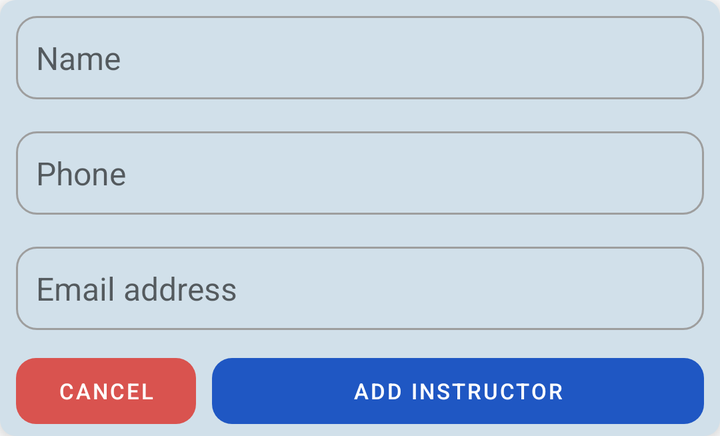
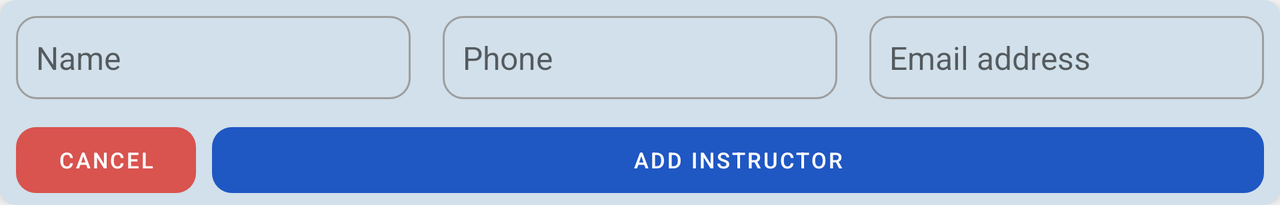

Two renders of one Android screen. The first uses the default layout on a phone; the second uses the alternative layout the repository ships for a different screen configuration, on a matching device. The two XML files are below.
<!-- AndroidManifest.xml: application theme Theme.StudentScheduler -->
<!-- res/layout/add_instructor.xml -->
<?xml version="1.0" encoding="utf-8"?>

<LinearLayout xmlns:android="http://schemas.android.com/apk/res/android"
    xmlns:app="http://schemas.android.com/apk/res-auto"
    android:id="@+id/lyt_add_instructor"
    android:layout_width="match_parent"
    android:layout_height="wrap_content"
    android:background="@drawable/rounded_8"
    android:backgroundTint="#D1E0EA"
    android:orientation="vertical"
    android:translationZ="5dp"
    android:visibility="visible">

    <EditText
        android:id="@+id/et_iname"
        android:layout_width="match_parent"
        android:layout_height="wrap_content"
        android:layout_margin="8dp"
        android:autofillHints="None"
        android:background="@drawable/custom_input"
        android:ems="10"
        android:hint="Name"
        android:inputType="text"
        android:padding="10dp" />

    <EditText
        android:id="@+id/et_iphone"
        android:layout_width="match_parent"
        android:layout_height="wrap_content"
        android:layout_margin="8dp"
        android:autofillHints="None"
        android:background="@drawable/custom_input"
        android:ems="10"
        android:hint="Phone"
        android:inputType="phone"
        android:padding="10dp" />

    <EditText
        android:id="@+id/et_iemail"
        android:layout_width="match_parent"
        android:layout_height="wrap_content"
        android:layout_margin="8dp"
        android:autofillHints="None"
        android:background="@drawable/custom_input"
        android:ems="10"
        android:hint="Email address"
        android:inputType="textEmailAddress"
        android:padding="10dp" />

    <LinearLayout
        style="?android:attr/buttonBarStyle"
        android:layout_width="match_parent"
        android:layout_height="wrap_content"
        android:gravity="center"
        android:orientation="horizontal">

        <Button
            android:id="@+id/btn_cancel_instructor"
            style="?android:attr/buttonBarButtonStyle"
            android:layout_width="90dp"
            android:layout_height="45dp"
            android:layout_marginStart="8dp"
            android:text="Cancel"
            android:textColor="@color/white"
            android:textSize="11sp"
            app:backgroundTint="@color/deep_red"
            app:cornerRadius="10dp" />

        <Button
            android:id="@+id/btn_add_instructor"
            style="?android:attr/buttonBarButtonStyle"
            android:layout_width="0dp"
            android:layout_height="45dp"
            android:layout_marginStart="8dp"
            android:layout_marginEnd="8dp"
            android:layout_weight="1"
            android:text="Add Instructor"
            android:textColor="@color/white"
            android:textSize="11sp"
            app:backgroundTint="@color/blue_primary"
            app:cornerRadius="10dp" />
    </LinearLayout>

</LinearLayout>
<!-- resources referenced by this layout -->
<resources>
  <color name="blue_primary">#1f57c3</color>
  <color name="deep_red">#d9534f</color>
  <color name="white">#FFFFFFFF</color>
  <!-- drawable custom_input (drawable) -->
  <?xml version="1.0" encoding="utf-8"?>
  
  <selector xmlns:android="http://schemas.android.com/apk/res/android">
      <item android:state_enabled="true" android:state_focused="true">
          <shape android:shape="rectangle">
              <solid android:color="@color/transparent" />
              <corners android:radius="10dp" />
              <stroke android:width="1dp" android:color="@color/blue_primary" />
          </shape>
      </item>
      <item android:state_enabled="true">
          <shape android:shape="rectangle">
              <solid android:color="@color/transparent" />
              <corners android:radius="10dp" />
              <stroke android:width="1dp" android:color="@color/gray" />
          </shape>
      </item>
  </selector>
  <!-- drawable rounded_8 (drawable) -->
  <?xml version="1.0" encoding="utf-8"?>
  
  <selector xmlns:android="http://schemas.android.com/apk/res/android">
      <item android:state_pressed="true">
          <shape android:shape="rectangle">
              <solid android:color="#B8423E" />
              <corners android:radius="8dp" />
          </shape>
      </item>
      <item>
          <shape android:shape="rectangle">
              <solid android:color="@color/deep_red" />
              <corners android:radius="8dp" />
          </shape>
      </item>
  </selector>
  <style name="Theme.StudentScheduler" parent="Theme.MaterialComponents.DayNight.DarkActionBar">
          
          <item name="colorPrimary">@color/blue_primary</item>
          <item name="colorPrimaryVariant">@color/blue_primary_dark</item>
          <item name="colorOnPrimary">@color/white</item>
          
          <item name="colorSecondary">@color/teal_200</item>
          <item name="colorSecondaryVariant">@color/teal_700</item>
          <item name="colorOnSecondary">@color/black</item>
          
          <item name="android:statusBarColor">?attr/colorPrimaryVariant</item>
          
          <item name="android:textSize">16sp</item>
      </style>
  <color name="transparent">#00FFFFFF</color>
  <color name="gray">#9E9E9E</color>
  <color name="blue_primary_dark">#174CB1</color>
  <color name="teal_200">#FF03DAC5</color>
  <color name="teal_700">#FF018786</color>
  <color name="black">#FF000000</color>
</resources>
<!-- res/layout-land/add_instructor.xml (the repository's variant of the layout above) -->
<!-- drawn on the phone turned sideways -->
<?xml version="1.0" encoding="utf-8"?>
<LinearLayout xmlns:android="http://schemas.android.com/apk/res/android"
    xmlns:app="http://schemas.android.com/apk/res-auto"
    android:id="@+id/lyt_add_instructor"
    android:layout_width="match_parent"
    android:layout_height="wrap_content"
    android:background="@drawable/rounded_8"
    android:backgroundTint="#D1E0EA"
    android:orientation="vertical"
    android:translationZ="5dp"
    android:visibility="visible">

    <LinearLayout
        android:layout_width="match_parent"
        android:layout_height="wrap_content"
        android:orientation="horizontal">

        <EditText
            android:id="@+id/et_iname"
            android:layout_width="0dp"
            android:layout_height="wrap_content"
            android:layout_margin="8dp"
            android:layout_weight="1"
            android:autofillHints="None"
            android:background="@drawable/custom_input"
            android:ems="10"
            android:hint="Name"
            android:inputType="text"
            android:padding="10dp" />

        <EditText
            android:id="@+id/et_iphone"
            android:layout_width="0dp"
            android:layout_height="wrap_content"
            android:layout_margin="8dp"
            android:layout_weight="1"
            android:autofillHints="None"
            android:background="@drawable/custom_input"
            android:ems="10"
            android:hint="Phone"
            android:inputType="phone"
            android:padding="10dp" />

        <EditText
            android:id="@+id/et_iemail"
            android:layout_width="0dp"
            android:layout_height="wrap_content"
            android:layout_margin="8dp"
            android:layout_weight="1"
            android:autofillHints="None"
            android:background="@drawable/custom_input"
            android:ems="10"
            android:hint="Email address"
            android:inputType="textEmailAddress"
            android:padding="10dp" />
    </LinearLayout>

    <LinearLayout
        style="?android:attr/buttonBarStyle"
        android:layout_width="match_parent"
        android:layout_height="wrap_content"
        android:gravity="center"
        android:orientation="horizontal">

        <Button
            android:id="@+id/btn_cancel_instructor"
            style="?android:attr/buttonBarButtonStyle"
            android:layout_width="90dp"
            android:layout_height="45dp"
            android:layout_marginStart="8dp"
            android:text="Cancel"
            android:textColor="@color/white"
            android:textSize="11sp"
            app:backgroundTint="@color/deep_red"
            app:cornerRadius="10dp" />

        <Button
            android:id="@+id/btn_add_instructor"
            style="?android:attr/buttonBarButtonStyle"
            android:layout_width="0dp"
            android:layout_height="45dp"
            android:layout_marginStart="8dp"
            android:layout_marginEnd="8dp"
            android:layout_weight="1"
            android:text="Add Instructor"
            android:textColor="@color/white"
            android:textSize="11sp"
            app:backgroundTint="@color/blue_primary"
            app:cornerRadius="10dp" />
    </LinearLayout>

</LinearLayout>
